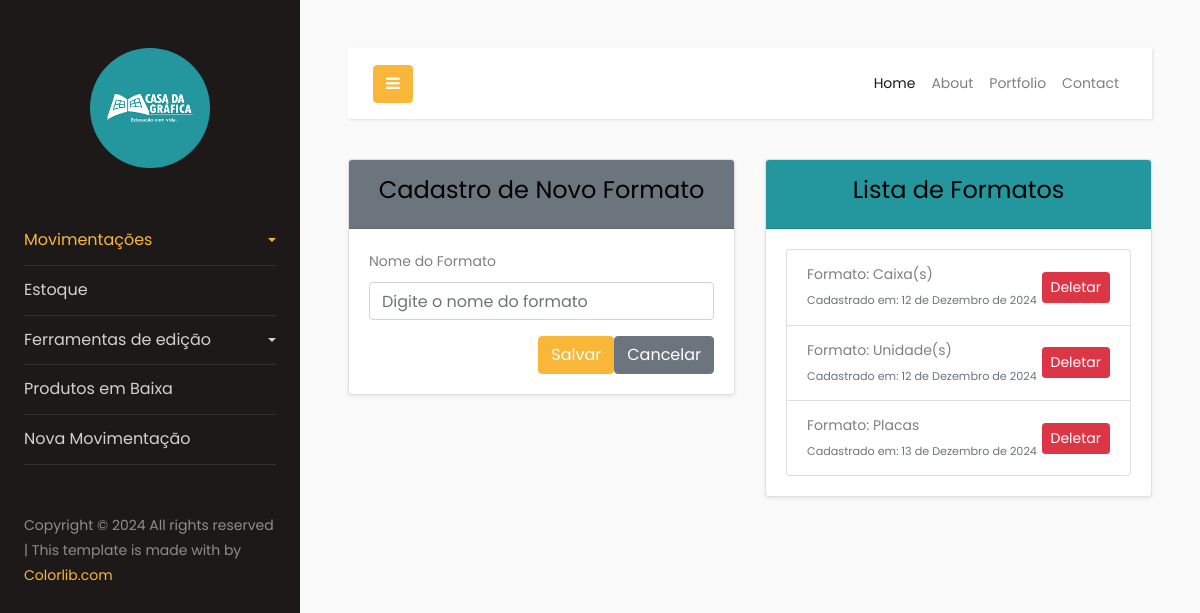
Page /formato/ (signed in) on the earlier database version.
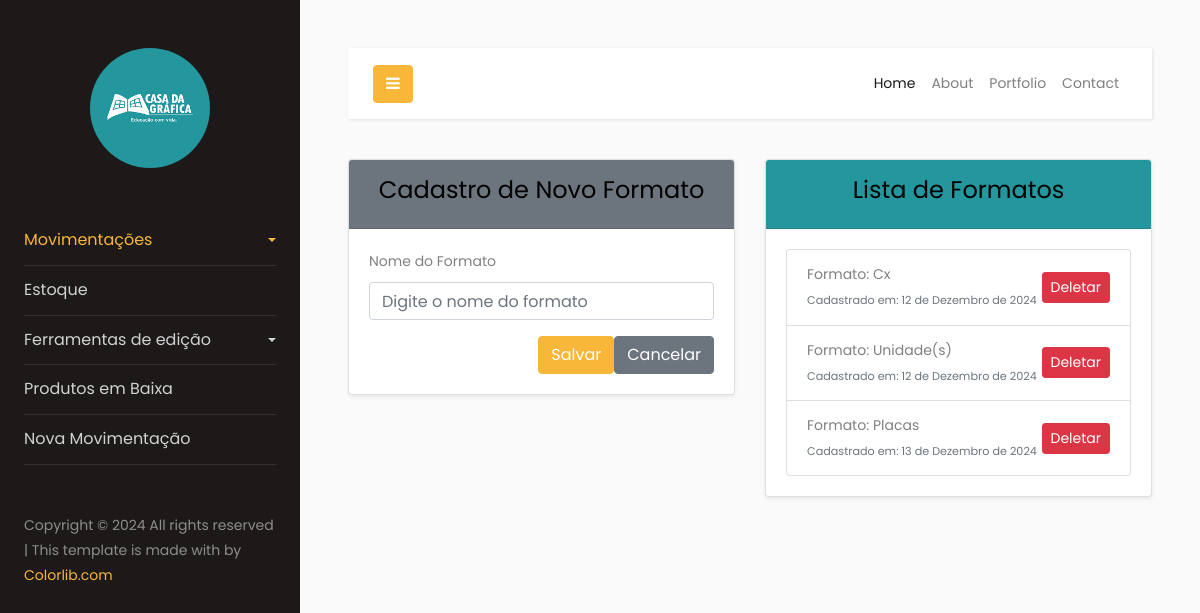
Same page on the later database version.
### formato/models.py (models this page shows, shortened)
class Formato(models.Model):
    formato = models.CharField(max_length=255)
    data_cadastro = models.DateField(auto_now_add=True)

### formato/views.py (the view, shortened to what this page needs)
# urls.py: path('formato/', FormatoListView.as_view(), name='formato-list'),
class FormatoListView(LoginRequiredMixin, ListView):
    def get(self, request):
        formatos = Formato.objects.all()  # Obtenha a lista de formatos
        return render(request, 'formato_list.html', {'formatos': formatos})

### formato/templates/formato_list.html (shortened to what this page needs)
{% load static %}
<!DOCTYPE html>
<html lang="pt-br">
  {% include 'components/header/header.html' %}
  <body>
    <div class="row gy-4">
      <div class="col-12 col-md-6">
        <div class="card shadow-sm">
          <div class="card-header text-center bg-secondary text-white">
            <h4>
              {% if object %}
                Editar Formato
              {% else %}
                Cadastro de Novo Formato
              {% endif %}
            </h4>
          </div>
          <div class="card-body">
            <form method="post">
              <div class="mb-3">
                <label for="formato" class="form-label">Nome do Formato</label>
                <input type="text" name="formato" id="formato" class="form-control" placeholder="Digite o nome do formato" value="{{ object.formato|default:'' }}" required />
              </div>
              <div class="d-flex justify-content-end">
                <button type="submit" class="btn btn-primary">Salvar</button>
                <a href="{% url 'formato-list' %}" class="btn btn-secondary ms-2">Cancelar</a>
              </div>
            </form>
          </div>
        </div>
      </div>
      <div class="col-12 col-md-6">
        <div class="card shadow-sm">
          <div class="card-header text-center text-white" style="background-color: #24969d;">
            <h4>Lista de Formatos</h4>
          </div>
          <div class="card-body">
            <ul class="list-group">
              {% for formato in formatos %}
                <li class="list-group-item d-flex justify-content-between align-items-center">
                  <div>
                    <span class="fw-bold">Formato:</span> {{ formato.formato }}<br />
                    <span class="text-muted small">Cadastrado em: {{ formato.data_cadastro }}</span>
                  </div>
                  <a href="{% url 'formato-delete' formato.pk %}" class="btn btn-sm btn-danger">Deletar</a>
                </li>
              {% empty %}
                <li class="list-group-item text-center">Nenhum formato cadastrado ainda.</li>
              {% endfor %}
            </ul>
          </div>
        </div>
      </div>
    </div>
  </body>
  {% include 'components/footer/footer.html' %}
</html>

Differences in the rows shown:
changed Formato (number 1 of 3 on the later page): formato "Caixa(s)" → "Cx"
